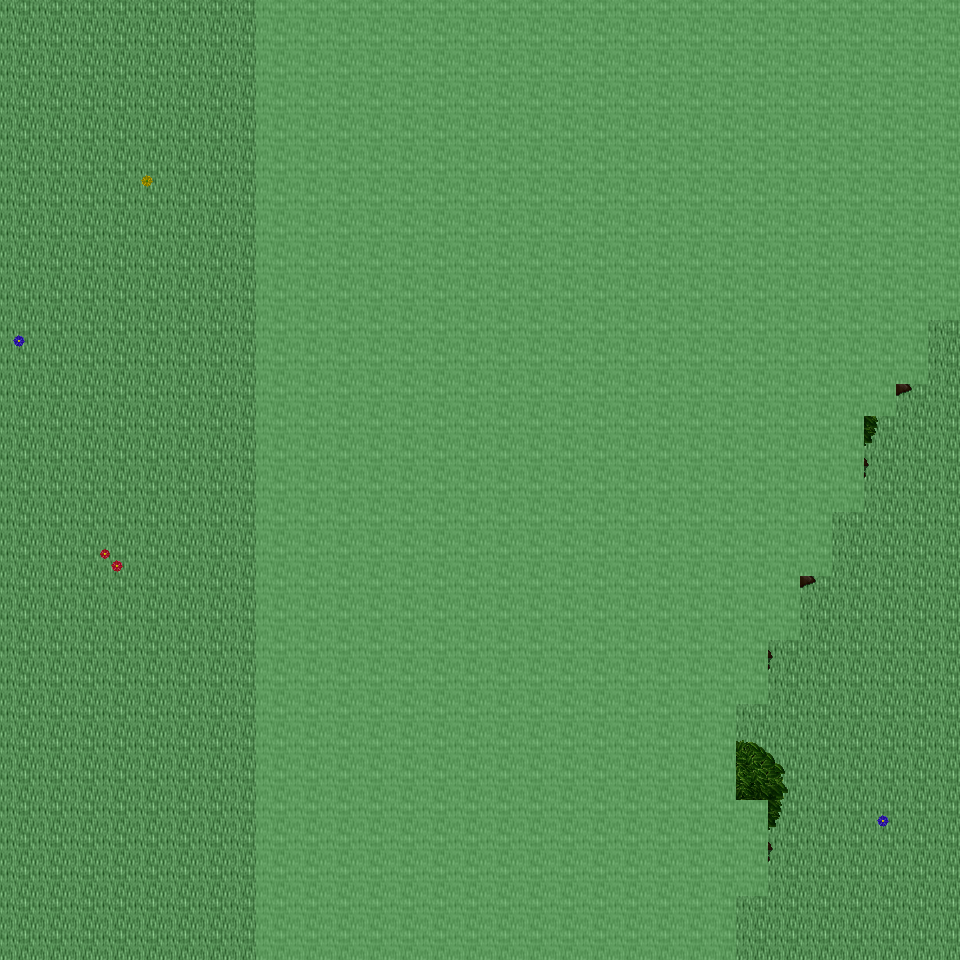

A level layout from a 2D game, rendered from its tile map. Below: a short description, then the map file with tile-grid data replaced by summaries:
An orthogonal 30x30 tile map with 32x32 px tiles, 6 tile layers (Ground, Object, Object2, Above, ...), 14 tilesets and 4 objects (4x mapExit).

<map version="1.0" orientation="orthogonal" renderorder="right-down" width="30" height="30" tilewidth="32" tileheight="32" nextobjectid="5">
  <tileset firstgid="1" name="tileset_ground_ground" tilewidth="32" tileheight="32" tilecount="33" columns="3">
    <image source="../drawable/tileset_ground_ground.png" width="96" height="352" />
  </tileset>
  <tileset firstgid="34" name="tileset_plant_flower_daisy_white" tilewidth="32" tileheight="32" tilecount="8" columns="2">
    <image source="../drawable/tileset_plant_flower_daisy_white.png" width="64" height="128" />
  </tileset>
  <tileset firstgid="42" name="tileset_plant_flower_daisy_yellow" tilewidth="32" tileheight="32" tilecount="8" columns="2">
    <image source="../drawable/tileset_plant_flower_daisy_yellow.png" width="64" height="128" />
  </tileset>
  <tileset firstgid="50" name="tileset_plant_flower_daisy_blue" tilewidth="32" tileheight="32" tilecount="8" columns="2">
    <image source="../drawable/tileset_plant_flower_daisy_blue.png" width="64" height="128" />
  </tileset>
  <tileset firstgid="58" name="tileset_plant_grasses" tilewidth="32" tileheight="32" tilecount="6" columns="3">
    <image source="../drawable/tileset_plant_grasses.png" width="96" height="64" />
  </tileset>
  <tileset firstgid="64" name="tileset_plant_flower_daisy_red" tilewidth="32" tileheight="32" tilecount="8" columns="2">
    <image source="../drawable/tileset_plant_flower_daisy_red.png" width="64" height="128" />
  </tileset>
  <tileset firstgid="72" name="tileset_plant_tree_tree_darkgreen" tilewidth="32" tileheight="32" tilecount="88" columns="8">
    <image source="../drawable/tileset_plant_tree_tree_darkgreen.png" width="256" height="352" />
  </tileset>
  <tileset firstgid="160" name="tileset_logic_creature_elf" tilewidth="32" tileheight="32" tilecount="16" columns="8">
    <image source="../drawable/tileset_logic_creature_elf.png" width="256" height="64" />
  </tileset>
  <tileset firstgid="176" name="tileset_logic_creature_animal" tilewidth="32" tileheight="32" tilecount="32" columns="8">
    <image source="../drawable/tileset_logic_creature_animal.png" width="256" height="128" />
  </tileset>
  <tileset firstgid="208" name="tileset_logic_collision" tilewidth="32" tileheight="32" tilecount="1" columns="1">
    <image source="../drawable/tileset_logic_collision.png" width="32" height="32" />
  </tileset>
  <tileset firstgid="209" name="tileset_logic_creature_ent" tilewidth="32" tileheight="32" tilecount="4" columns="4">
    <image source="../drawable/tileset_logic_creature_ent.png" width="128" height="32" />
  </tileset>
  <tileset firstgid="213" name="tileset_logic_creature_human_evil" tilewidth="32" tileheight="32" tilecount="16" columns="8">
    <image source="../drawable/tileset_logic_creature_human_evil.png" width="256" height="64" />
  </tileset>
  <tileset firstgid="229" name="tileset_ground_green_paving" tilewidth="32" tileheight="32" tilecount="18" columns="3">
    <image source="../drawable/tileset_ground_green_paving.png" width="96" height="192" />
  </tileset>
  <tileset firstgid="247" name="tileset_logic_protection" tilewidth="32" tileheight="32" tilecount="2" columns="2">
    <image source="../drawable/tileset_logic_protection.png" width="64" height="32" />
  </tileset>
  <layer name="Ground" width="30" height="30">
    <data>[900 cells, 900 non-empty, 1 distinct tile ids]</data>
  </layer>
  <layer name="Object" width="30" height="30">
    <data>[900 cells, 4 non-empty, 3 distinct tile ids]</data>
  </layer>
  <layer name="Object2" width="30" height="30">
    <data>[900 cells, 50 non-empty, 13 distinct tile ids]</data>
  </layer>
  <layer name="Above" width="30" height="30">
    <data>[900 cells, 559 non-empty, 31 distinct tile ids]</data>
  </layer>
  <layer name="Above2" width="30" height="30">
    <data>[900 cells, 0 non-empty, 0 distinct tile ids]</data>
  </layer>
  <layer name="Walkable" width="30" height="30">
    <data>[900 cells, 564 non-empty, 1 distinct tile ids]</data>
  </layer>
  <objectgroup name="MapEvents">
    <object id="1" name="north" type="mapExit" x="0" y="0" width="256" height="32">
      <properties>
        <property name="map" value="level_0_x191_y77" />
        <property name="x" value="0" />
        <property name="y" value="28" />
      </properties>
    </object>
    <object id="2" name="south" type="mapExit" x="0" y="928" width="256" height="32">
      <properties>
        <property name="map" value="level_0_x191_y79" />
        <property name="x" value="0" />
        <property name="y" value="1" />
      </properties>
    </object>
    <object id="3" name="south2" type="mapExit" x="736" y="928" width="224" height="32">
      <properties>
        <property name="map" value="level_0_x191_y79" />
        <property name="x" value="23" />
        <property name="y" value="1" />
      </properties>
    </object>
    <object id="4" name="west" type="mapExit" x="0" y="0" width="32" height="960">
      <properties>
        <property name="map" value="level_0_x190_y78" />
        <property name="x" value="28" />
        <property name="y" value="0" />
      </properties>
    </object>
  </objectgroup>
</map>
